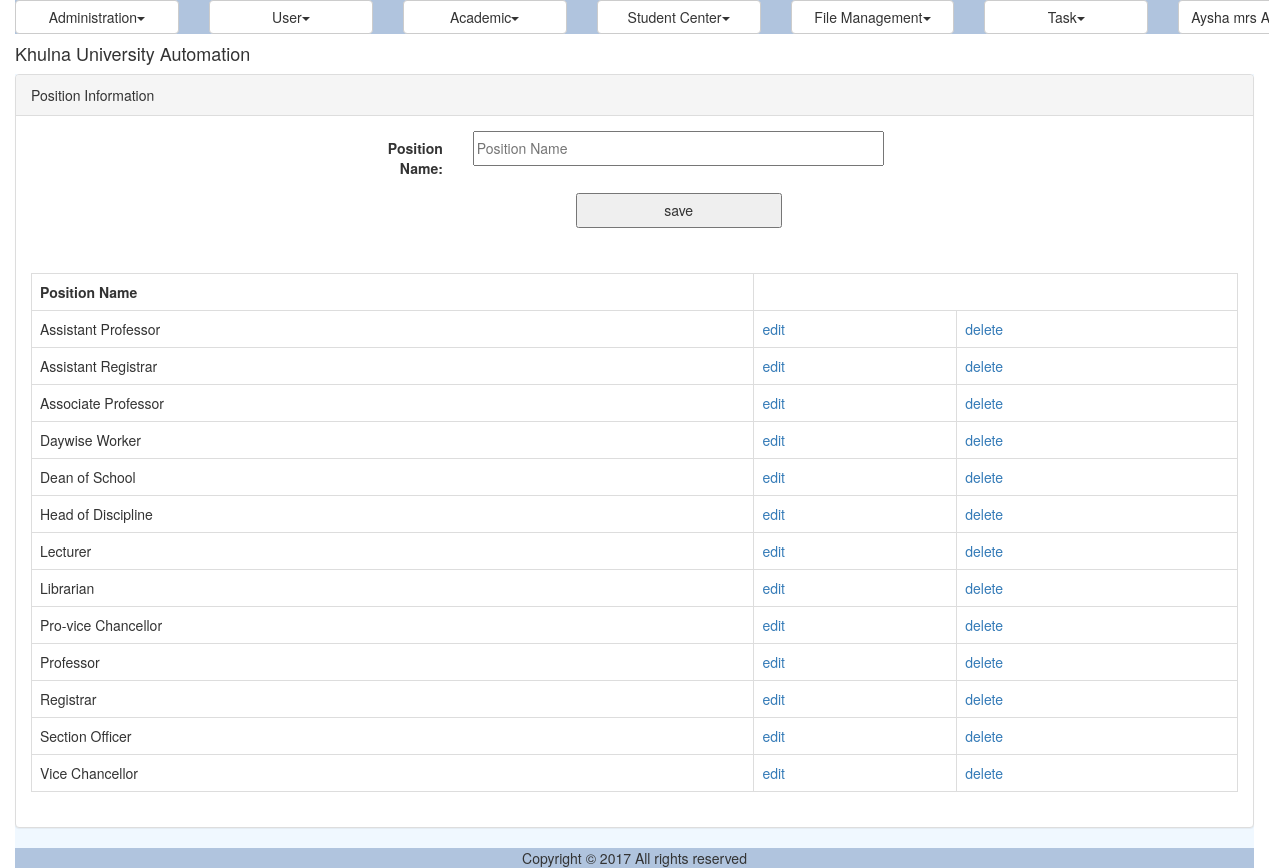
Page /position.php (signed in) on the committed database.
### tables this page shows
CREATE TABLE IF NOT EXISTS `ums_position` (
  `ID` varchar(40) NOT NULL,
  `Name` varchar(50) NOT NULL,
  PRIMARY KEY (`ID`)
);

### util/class.util.inc (called while the page is built, shortened)
<?php
class ConfigUtil implements I_DBConfig, I_LogConfig, I_LanguageConfig{
	public static $s_instance;
	private $_host;
	private $_username;
	private $_password;
	private $_database;
	public static function getInstance() {
		if(!self::$s_instance) {
			self::$s_instance = new self();
		}
		return self::$s_instance;
	}
	private function readConfig(){
		$this->_ini_array = parse_ini_file(CONFIG.'system.ini');
		$this->_host =	$this->_ini_array['db_host'];
		$this->_username = $this->_ini_array['db_username'];
		$this->_password = $this->_ini_array['db_password'];
		$this->_database = $this->_ini_array['db_database'];
	}
	public function getDBHost(){
		return $this->_host;
	}
	public function getDBUserName(){
		return $this->_username;
	}
	public function getDBPassword(){
		return $this->_password;
	}
	public function getDBName(){
		return $this->_database;
	}
}
class DBUtil implements I_DBUtil {
	private static $s_instance;
	private $_host;
	private $_username;
	private $_password;
	private $_database;
	protected $_connection;
	protected $_result;
	public static function getInstance() {
		if(!self::$s_instance) {
			self::$s_instance = new self();
		}
		return self::$s_instance;
	}
	private function readDBConfig(){
		$_config = ConfigUtil::getInstance();
		$this->_host = $_config->getDBHost();
		$this->_username = $_config->getDBUserName();
		$this->_password = $_config->getDBPassword();
		$this->_database = $_config->getDBName();
	}
	private function setConnection(){
		$this->_connection = new mysqli($this->_host, $this->_username,
			$this->_password, $this->_database);
	}
	public function doQuery($sql) {
		$this->_result = $this->_connection->query($sql) or die(mysqli_error($this->_connection));
		return $this->_result;
	}
	public function getNumRows() {
		$this->_numRows = mysqli_num_rows($this->_result);
		return $this->_numRows;
	}
	public function getAllRows() {
		$rows = array();
		for($x = 0; $x < $this->getNumRows(); $x++) {
			$rows[] = mysqli_fetch_assoc($this->_result);
		}
		return $rows;
	}
}
class LogUtil{
	private static $s_instance;
	public static function getInstance(){
		if(!self::$s_instance) {
			self::$s_instance = new self();
		}
		return self::$s_instance;
	}
}
class LangUtil{
	private static $s_instance;
	public static function getInstance() {
		if(!self::$s_instance) {
			self::$s_instance = new self();
		}
		return self::$s_instance;
	}
}
?>

### modules/user/ui/blade/view.position.blade.inc (called while the page is built, shortened)
<?php
include_once UTILITY.'class.util.inc';
include_once MODULES_USER.'bao/class.positionbao.inc';
$_PositionBAO = new PositionBAO();
?>

### modules/user/bao/class.positionbao.inc (called while the page is built, shortened)
<?php
include_once UTILITY.'class.util.inc';
include_once MODULES_USER.'dao/class.positiondao.inc';
Class PositionBAO{
	private $_PositionDAO;
	public function __construct(){
		$this->_PositionDAO = new PositionDAO();
	}
	public function getAllPositions(){
		$Result = $this->_PositionDAO->getAllPositions();
		return $Result;
	}
}
?>

### modules/user/dao/class.positiondao.inc (called while the page is built, shortened)
<?php
include_once COMMON.'class.common.inc';
include_once UTILITY.'class.util.inc';
Class PositionDAO{
	private $_DB;
	public function __construct(){
		$this->_DB = DBUtil::getInstance();
	}
	public function getAllPositions(){
		$PositionList = array();
		$this->_DB->doQuery("SELECT * FROM ums_position order by Name ASC");
		$rows = $this->_DB->getAllRows();
		for($i = 0; $i < sizeof($rows); $i++) {
			$row = $rows[$i];
			$this->_Position = new Position();
		    $this->_Position->setID ( $row['ID']);
		    $this->_Position->setName( $row['Name'] );
		    $PositionList[]=$this->_Position;
		}
		$Result = new Result();
		$Result->setIsSuccess(1);
		$Result->setResultObject($PositionList);
		return $Result;
	}
}
?>

### common/class.common.inc (called while the page is built, shortened)
<?php
include_once 'class.common.user.inc';
class Result{
    private $_IsSuccess=0;
    private $_ResultObject;
    public function setIsSuccess($IsSuccess){
        $this->_IsSuccess = $IsSuccess;
    }
    public function getIsSuccess(){
        return $this->_IsSuccess;
    }
    public function setResultObject($ResultObject){
        $this->_ResultObject = $ResultObject;
    }
    public function getResultObject(){
        return $this->_ResultObject;
    }
}
?>

### common/class.common.user.inc (called while the page is built, shortened)
<?php
class Position{
    private $_ID;
    private $_Name;
    public function setID ( $ID ) {
        $this->_ID = $ID;
    }
    public function getID () {
        return $this->_ID;
    }
    public function setName( $Name ) {
        $this->_Name = $Name;
    }
    public function getName() {
        return $this->_Name;
    }
}
?>

### modules/user/ui/view.position.inc (the view)
<?php
include_once 'blade/view.position.blade.inc';
include_once COMMON.'class.common.inc';
?>
<div class="panel panel-default">
    <div class="panel-heading">Position Information</div>
    <div class="panel-body">
	<div id="form">
		<form method="post" class="form-horizontal">
				<div class="form-group">
              	<label class="control-label col-sm-2" for="txtName">Position Name:</label>
              	<div class="col-sm-10">
					<input type="text" name="txtName" placeholder="Position Name" value="<?php
					if(isset($_GET['edit'])) echo $getROW->getName();  ?>" />
				</div>
				</div>
		        <div class="form-group">
	              <div class="col-sm-offset-2 col-sm-10">
						<?php
						if(isset($_GET['edit']))
						{
							?>
							<button type="submit" name="update">update</button>
							<?php
						}
						else
						{
							?>
							<button type="submit" name="save">save</button>
							<?php
						}
						?>
				</div>
				</div>
		</form>
	</div>
	</div>
	<div class="panel-body">
	<table class="table table-bordered">
	<?php
	$Result = $_PositionBAO->getAllPositions();
	if($Result->getIsSuccess()){
		$PositionList = $Result->getResultObject();
	?>
		<tr>
			<th>Position Name</th>
		</tr>
		<?php
		for($i = 0; $i < sizeof($PositionList); $i++) {
			$Position = $PositionList[$i];
			?>
		    <tr>
			    <td><?php echo $Position->getName(); ?></td>
			    <td><a href="?edit=<?php echo $Position->getID(); ?>" onclick="return confirm('sure to edit !'); " >edit</a></td>
			    <td><a href="?del=<?php echo $Position->getID(); ?>" onclick="return confirm('sure to delete !'); " >delete</a></td>
		    </tr>
	    <?php
		}
	}
	else{
		echo $Result->getResultObject();
	}
	?>
	</table>
	</div>
</div>

### resources/css/style.css (style rules this page uses)
#form { width:500px; margin:0px auto; text-align:center; }
#form form input { width:100%; height:35px; }
form button { width:50%; height:35px; }
table,td { border:solid #e9e9e9 1px; }

### rows in the picture
ums_position: Name "Assistant Professor"
ums_position: Name "Assistant Registrar"
ums_position: Name "Associate Professor"
ums_position: Name "Daywise Worker"
ums_position: Name "Dean of School"
ums_position: Name "Head of Discipline"
ums_position: Name "Lecturer"
ums_position: Name "Librarian"
ums_position: Name "Pro-vice Chancellor"
ums_position: Name "Professor"
ums_position: Name "Registrar"
ums_position: Name "Section Officer"
ums_position: Name "Vice Chancellor"

### other values in the picture
$globalMenu[$i]->getTitle() "Administration User Academic Student Center File Management Task"
$CurrentUser->getFullName() "Aysha mrs…"
